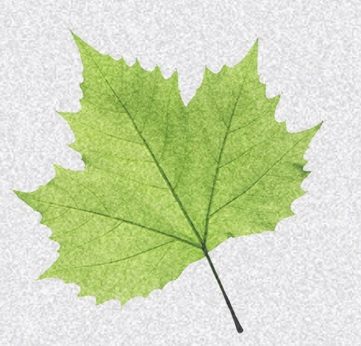
#> input picture Projects/Image/OCR/images/noisy_leaf.jpg, 361 x 346 px, found by its file name
$ jupyter execute Image_Histogram.ipynb
#> lines starting #> are read from the running program, lines starting #| are printed output that depends on the picture; after the words box and inside, x2 and y2 are one past the last pixel; in counts of white or black regions, pixels touching at a corner belong together
[cell 1]
import sys
import cv2
import numpy as np
import pytesseract
import matplotlib.pyplot as plt

img = cv2.imread('/home/mostafa/Desktop/OCR/images/noisy_leaf.jpg',0)
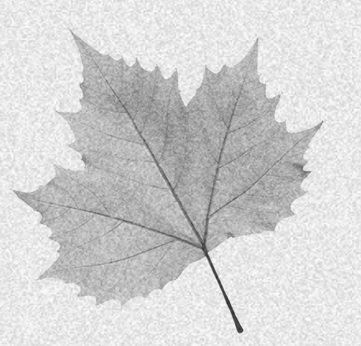
#> img: shape (346, 361); min 43, max 255, mean 210.7
#ret1, th1 = cv2.threshold(img, 127, 255, cv2.THRESH_BINARY)
ret, imgf = cv2.threshold(img, 0, 255, cv2.THRESH_BINARY+cv2.THRESH_OTSU)
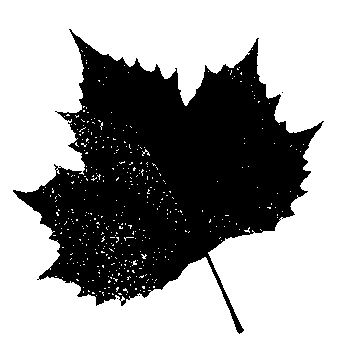
#> imgf: shape (346, 361); 63.6% white; 4 black regions (3 under 20 px), largest, box (x1, y1, x2, y2) and area: (13, 29, 324, 334) 45445
#> ret = 202
#blur = cv2.GaussianBlur(img, (5,5), 0)
#ret3, th3 = cv2.threshold(blur, 0, 255, cv2.THRESH_BINARY+cv2.THRESH_OTSU)
plt.imshow(img,cmap = 'gray')
plt.title('Original Noisy Image'), plt.xticks([]), plt.yticks([])

[cell 2]
plt.hist(img.ravel(), 256)
plt.title('Histogram'), plt.xticks([]), plt.yticks([])
plt.show()
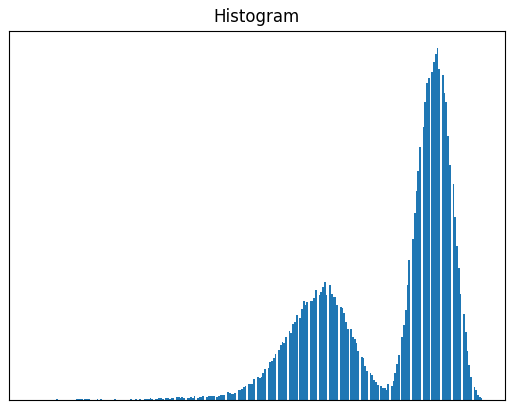
#> figure drawn by matplotlib, 1 panel

[cell 3]
plt.hist(img.ravel(), 256)
plt.axvline(x=ret, color='r', linestyle='dashed', linewidth=2)
plt.title('Histogram'), plt.xticks([]), plt.yticks([])
